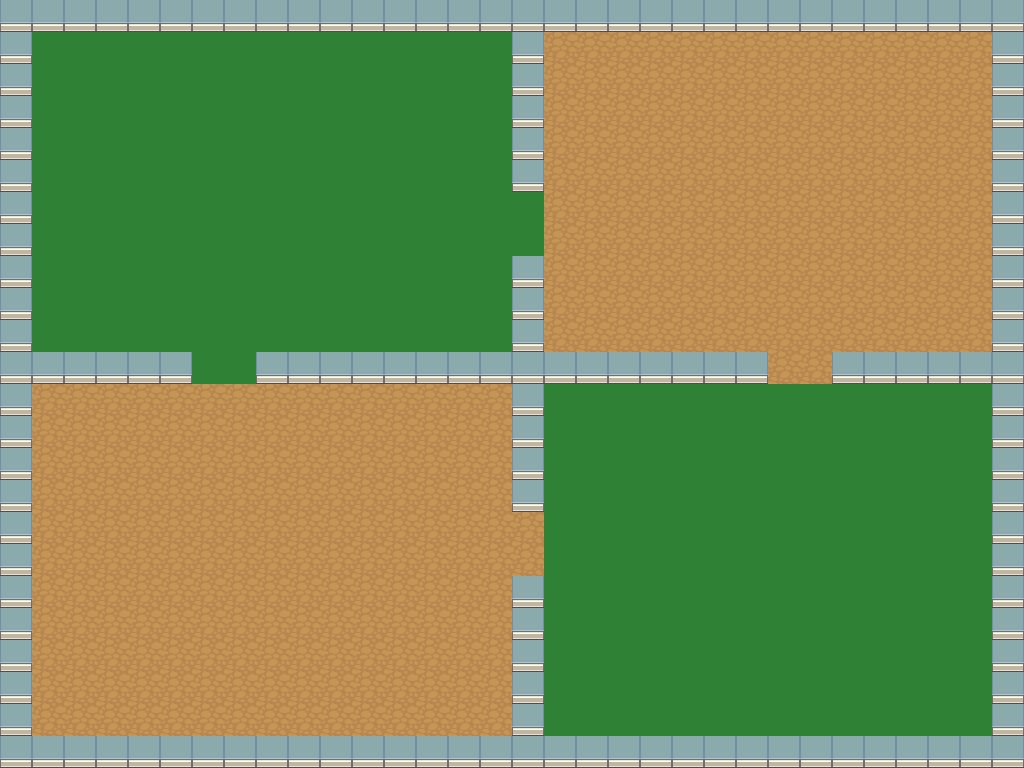

A level layout from a 2D game, rendered from its tile map. Below: a short description, then the map file with tile-grid data replaced by summaries:
An orthogonal 32x24 tile map with 32x32 px tiles, 2 tile layers (Tile Layer 1, Tile Layer 2).

<map version="1.0" orientation="orthogonal" width="32" height="24" tilewidth="32" tileheight="32">
 <tileset firstgid="1" name="tileset" tilewidth="32" tileheight="32">
  <image source="tileset.png" width="384" height="192" />
 </tileset>
 <layer name="Tile Layer 1" width="32" height="24">
  <data>[768 cells, 660 non-empty, 2 distinct tile ids]</data>
 </layer>
 <layer name="Tile Layer 2" width="32" height="24">
  <properties>
   <property name="collision" value="true" />
  </properties>
  <data>[768 cells, 151 non-empty, 1 distinct tile ids]</data>
 </layer>
</map>